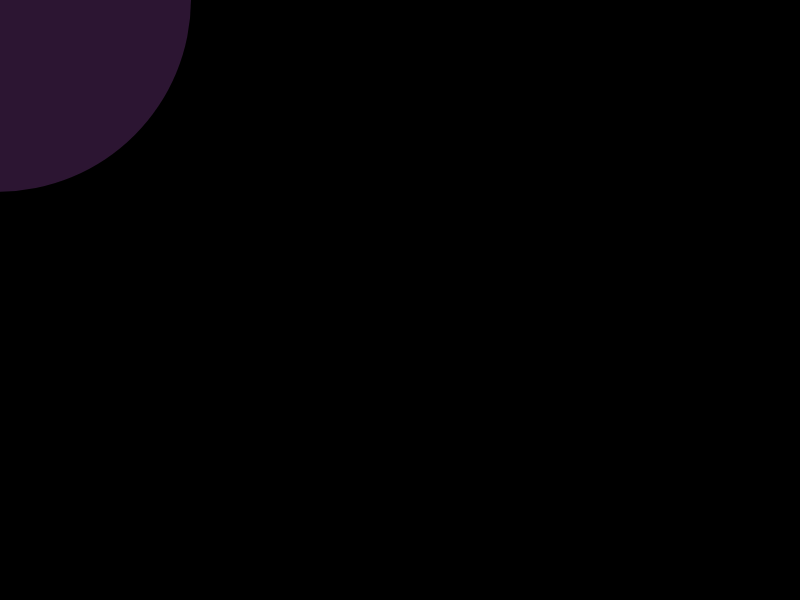
Frame 1 (no input)
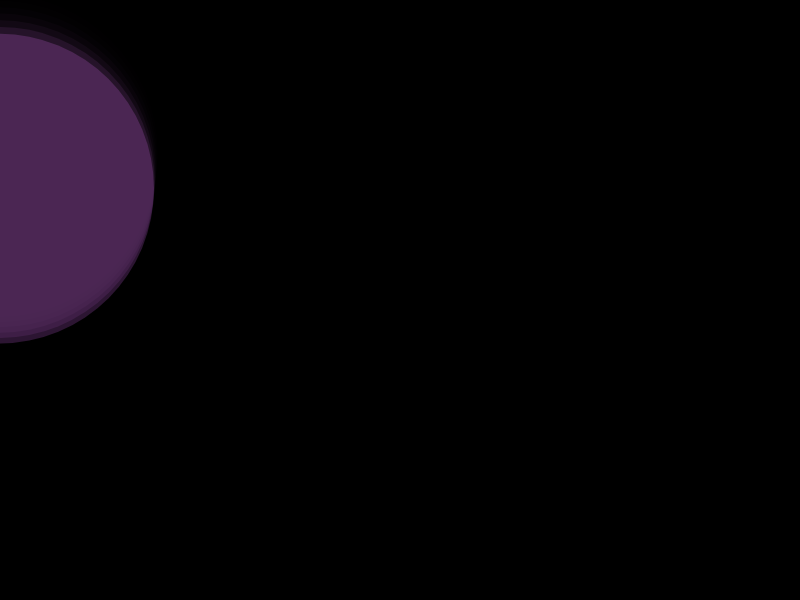
Frame 60 (no input)
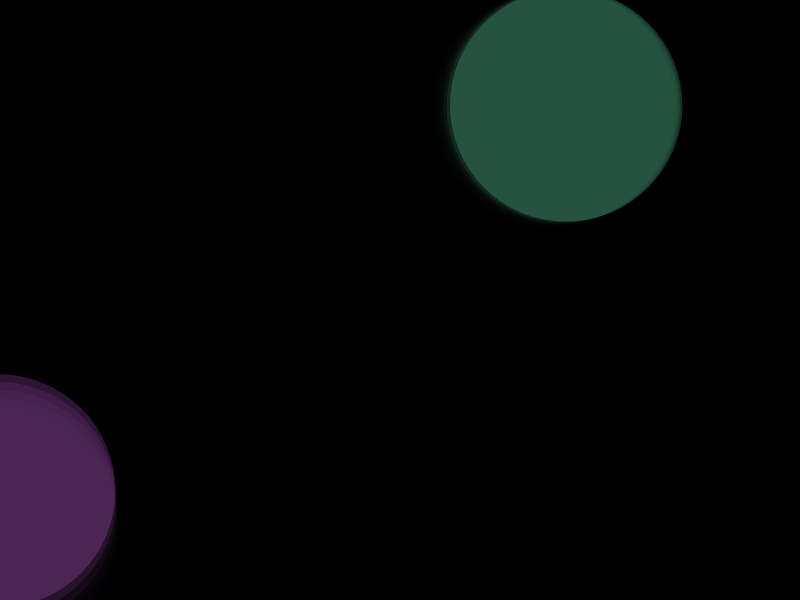
Frame 120 (the mouse pressed at the canvas centre since frame 60)

The p5.js sketch that drew these frames (run headless with seeded random() and noise() and a simulated clock; from frame 60 on, the mouse is pressed at the canvas centre):

// p5.js sketch
// ── sketch.js
var Balls = [];
var gx = 0;
var gy = 0.1;
var elastic =0.9;

function setup() {
  let canvas = createCanvas(displayWidth, displayHeight);
  background(0);
	colorMode(HSB, 360, 255, 255);
  noStroke();
  frameRate(60);
}

function draw() {
  background(0,0.5);
 

  for (i = 0; i < Balls.length; i++) {
    Balls[i].accelBall();
    Balls[i].moveBall();
    push()
    //fill(Balls[i].c[0],Balls[i].c[1],Balls[i].c[2])
    blendMode(SCREEN);
	  fill(Balls[i].c, 150, 50);
    ellipse(Balls[i].x, Balls[i].y, Balls[i].r*(Balls[i].life/300));
    /*textSize(Balls[i].r*(300/500)*(Balls[i].life/300));
    text("T",Balls[i].x, Balls[i].y)*/
    pop()
    Balls[i].life --;
    if(Balls[i].life<0)
    {
      Balls.splice(i,1);
    }
  }
  turnBall();
}

class Ball { //라이프 넣기, 페이드 넣기, 
  constructor(x, y, r, c) {
    this.x = x;
    this.y = y;
    this.r = r;
    this.c = Math.floor(random(0,359));
    this.vx = random(1, 10)*random(-1,1);
    this.vy = random(1, 10)*random(-1,1);
    this.life = 300;
  }
  accelBall() {
    this.vx = this.vx + gx;
    this.vy = this.vy + gy;
  }
  moveBall() {
    this.x += this.vx;
    this.y += this.vy;
  }
}

function turnBall() {
  for (i = 0; i < Balls.length; i++) {
    if (Balls[i].x > width | Balls[i].x < 0) {
     // Balls.splice(i,1);
     Balls[i].vx = -Balls[i].vx*elastic

    }
    if (Balls[i].y > height | Balls[i].y < 0) {
     // Balls.splice(i,1);
     Balls[i].vy = -Balls[i].vy*elastic


    }
  }
}

function mouseMoved() {
  Balls.push(new Ball(mouseX, mouseY,random(100,500),[random(50),random(150),random(255)]));
}

function touchMoved() {
  Balls.push(new Ball(mouseX, mouseY,random(100,500),[random(50),random(150),random(255)]));
}
// ── style.css
html, body {
  margin: 0;
  padding: 0;
  overflow:hidden 
}

canvas {
  display: block;
}
